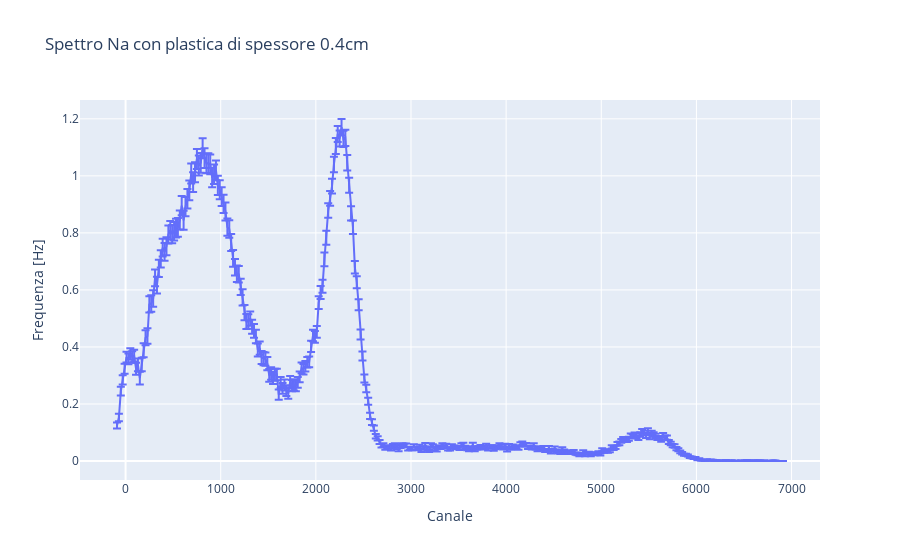

Here is the notebook cell this chart was saved with:
### Code cell
'''

    plastica DI SPESSORE 2cm

'''

segnale_20 = pd.read_csv('2.0cm.csv', sep=';', engine='python')
channel_20 = np.array(segnale_0cm['Channel'])
counts_20 = np.array(segnale_20['Counts'])

# calculating frequency and removing background noise
frequency_20_raw = frequency_converter(counts_20, time_signal=1500)
background_20, err_background_20, max_back, min_back= multi_SNIP_algorithm(frequency_20_raw[0], channel_20, iterations=18, delta_n=4)

frequency_20 = (frequency_20_raw[0] - background_20, np.sqrt(frequency_20_raw[1]**2+err_background_20**2))
freq_max = (frequency_20_raw[0] - max_back, np.sqrt(frequency_20_raw[1]**2+err_background_20**2))
freq_min = (frequency_20_raw[0] - min_back, np.sqrt(frequency_20_raw[1]**2+err_background_20**2))

# plot
fig = px.line(x=channel_20, y=frequency_20_raw[0], error_y=frequency_20[1], title='Spettro Na con plastica di spessore 0.4cm', labels={'x':'Canale', 'y':'Frequenza [Hz]'})
fig.show()

# fit
ls = LeastSquares(channel_20, frequency_20[0], frequency_20[1], func2)
m = Minuit(ls, A=470, mu=2400, sigma=200, A2=10, mu2=2000, sigma2=200)
ls.mask = (channel_20 > 1700) & (channel_20 < 2600)
m.migrad()
m.hesse()
display(m)

xaxis = np.linspace(1700, 2600, 3000)
yaxis = func2(xaxis, *m.values)
plt.errorbar(channel_20, frequency_20[0], frequency_20[1], fmt='.', color='green', label='Data', alpha=0.3)
plt.plot(xaxis, yaxis, color='red', label='Fit')
plt.xlabel('Channel')
plt.ylabel('Frequency')
plt.legend()
plt.title('Fit spettro Na')
plt.grid()

freq_integral = []
channel_integral = []
integral_extremes = [12000, 15600]
for i in range(len(channel_20)):
    if channel_20[i] > integral_extremes[0] and channel_20[i] < integral_extremes[1]:
        freq_integral.append(frequency_20[0][i])
        channel_integral.append(channel_20[i])
        
Area=m.values['A']+m.values['A2']
err_Area=np.sqrt(m.errors['A']**2+m.errors['A2']**2)
print(f'Area picco con integrale trapezoidale: {np.trapz(freq_integral, channel_integral):.2f}')
print(f'Area picco con integrale fit: {Area:.2f} ± {err_Area:.2f}')

intensità_511KeV.append(m.values['A']+m.values['A2'])
err_intensità_511KeV.append(np.sqrt(m.errors['A']**2+m.errors['A2']**2))

#sistematici
ls = LeastSquares(channel_20, freq_max[0], freq_max[1], func2)
m = Minuit(ls, A=470, mu=2400, sigma=200, A2=10, mu2=2000, sigma2=200)
ls.mask = (channel_20 > 1700) & (channel_20 < 2600)
m.limits['A2']= (0, 1000)
m.migrad()
m.hesse()
display(m)
sist1 = m.values['A']+m.values['A2']

ls = LeastSquares(channel_20, freq_min[0], freq_min[1], func2)
m = Minuit(ls, A=470, mu=2400, sigma=200, A2=10, mu2=2100, sigma2=200)
ls.mask = (channel_20 > 1700) & (channel_20 < 2600)
m.limits['A2']= (0, 1000)
m.migrad()
m.hesse()
display(m)
sist2 = m.values['A']+m.values['A2']

err_sist = np.abs(sist1 - sist2)/2

err_sistematico_511KeV.append(err_sist)

### Figure 1 — Plotly figure (JSON) as saved in the notebook; plotly's stock layout.template omitted (floating-point values rounded to 4 significant figures; data arrays with more than 128 entries replaced by an {"elided": "..."} marker saying what was removed)
{"data": [{"error_y": {"array": {"elided": "351 float values"}}, "hovertemplate": "Canale=%{x}<br>Frequenza [Hz]=%{y}<extra></extra>", "legendgroup": "", "line": {"color": "#636efa", "dash": "solid"}, "marker": {"symbol": "circle"}, "mode": "lines", "name": "", "orientation": "v", "showlegend": false, "type": "scatter", "x": {"elided": "351 int values"}, "xaxis": "x", "y": {"elided": "351 float values"}, "yaxis": "y"}], "layout": {"legend": {"tracegroupgap": 0}, "title": {"text": "Spettro Na con plastica di spessore 0.4cm"}, "xaxis": {"anchor": "y", "domain": [0, 1], "title": {"text": "Canale"}}, "yaxis": {"anchor": "x", "domain": [0, 1], "title": {"text": "Frequenza [Hz]"}}}}
